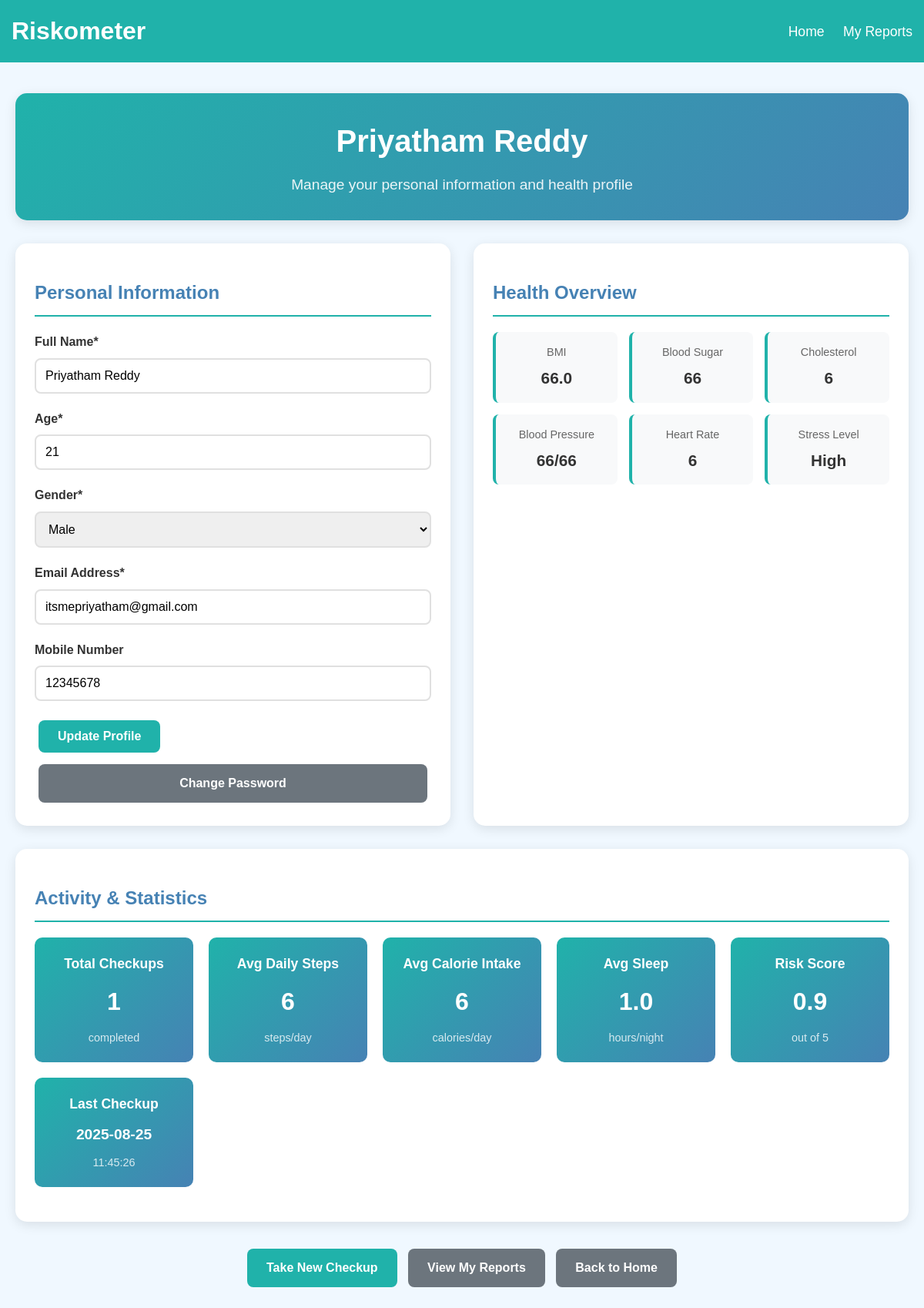
The app's page /my_profile (signed in) with its own data.
### tables this page shows
CREATE TABLE "Users" (
    id INTEGER PRIMARY KEY,
    name VARCHAR(100) NOT NULL,
    age INT NOT NULL,
    email VARCHAR(100) NOT NULL UNIQUE,
    mobile_number VARCHAR(15) NOT NULL UNIQUE,
    password VARCHAR(255) NOT NULL
, gender TEXT);

CREATE TABLE CheckupData (
    checkup_id INTEGER PRIMARY KEY AUTOINCREMENT,
    user_id INTEGER,
    age INTEGER,
    gender INTEGER,
    rbc_count REAL,
    wbc_count REAL,
    systole INTEGER,
    diastole INTEGER,
    heart_rate INTEGER,
    allergies INTEGER,
    blood_sugar REAL,
    bmi REAL,
    cholesterol REAL,
    glucose_mean REAL,
    hemoglobin_mean REAL,
    steps_per_day INTEGER,
    calorie_intake INTEGER,
    smoking INTEGER,
    alcohol INTEGER,
    sleep_pattern INTEGER,
    num_claims INTEGER,
    service_type TEXT,
    diagnosis_code TEXT,
    procedure_code TEXT,
    cost_of_service REAL,
    procedure_codes TEXT,
    created_at TEXT DEFAULT (datetime('now'))
, hospital_id INTEGER);

CREATE TABLE ResultData (
    report_id INTEGER PRIMARY KEY AUTOINCREMENT,
    user_id INTEGER,
    stress_level TEXT,
    diseases TEXT,
    risk_score REAL,
    predicted_los REAL,
    readmission_prob REAL,
    readmission_label TEXT,
    created_at TEXT DEFAULT (datetime('now'))
);

### app.py (the view, shortened to what this page needs)
@app.route('/my_profile', methods=['GET', 'POST'])
def my_profile():
    if 'user_id' not in session:
        return redirect(url_for('login'))
    user_id = session.get('user_id')
    conn = sqlite3.connect('database.db')
    cursor = conn.cursor()
    cursor.execute('SELECT name, age, gender, email, mobile_number FROM Users WHERE id = ?', (user_id,))
    user_data = cursor.fetchone()
    health_stats = get_user_health_stats(user_id, cursor)
    activity_summary = get_user_activity_summary(user_id, cursor)
    conn.close()
    return render_template('my_profile.html',
                         user_data=user_data,
                         health_stats=health_stats,
                         activity_summary=activity_summary)

### templates/my_profile.html (shortened to what this page needs)
<!DOCTYPE html>
<html lang="en">
<head>
</head>
<body>
    <header>
        <a href="{{ url_for('index') }}" class="brand">Riskometer</a>
        <nav>
            <a href="{{ url_for('home') }}" class="nav-link">Home</a>
            <a href="{{ url_for('my_reports') }}" class="nav-link">My Reports</a>
        </nav>
    </header>
    <div class="container">
        <div class="profile-header">
            <h1>{{ user_data[0] if user_data else 'User' }}</h1>
            <p>Manage your personal information and health profile</p>
        </div>
        <div class="profile-content">
            <div class="profile-section">
                <h2>Personal Information</h2>
                <form method="POST">
                    <div class="form-group">
                        <label for="name">Full Name*</label>
                        <input type="text" id="name" name="name" value="{{ user_data[0] if user_data else '' }}" required>
                    </div>
                    <div class="form-group">
                        <label for="age">Age*</label>
                        <input type="number" id="age" name="age" value="{{ user_data[1] if user_data else '' }}" min="1" max="120" required>
                    </div>
                    <div class="form-group">
                        <label for="gender">Gender*</label>
                        <select id="gender" name="gender" required>
                            <option value="Male" {% if user_data and user_data[2] == 'Male' %}selected{% endif %}>Male</option>
                        </select>
                    </div>
                    <div class="form-group">
                        <label for="email">Email Address*</label>
                        <input type="email" id="email" name="email" value="{{ user_data[3] if user_data else '' }}" required>
                    </div>
                    <div class="form-group">
                        <label for="mobile_number">Mobile Number</label>
                        <input type="tel" id="mobile_number" name="mobile_number" value="{{ user_data[4] if user_data else '' }}">
                    </div>
                    <button type="submit" class="btn btn-primary">Update Profile</button>
                    <a href="{{ url_for('change_password') }}" class="btn btn-secondary" style="margin-top: 10px; display: block; text-align: center;">Change Password</a>
                </form>
            </div>
            <div class="profile-section">
                <h2>Health Overview</h2>
                {% if health_stats and health_stats.latest_health %}
                <div class="health-indicators">
                    <div class="health-indicator">
                        <div class="label">BMI</div>
                        <div class="value">{{ "%.1f"|format(health_stats.latest_health[0]) if health_stats.latest_health[0] else "N/A" }}</div>
                    </div>
                    <div class="health-indicator">
                        <div class="label">Blood Sugar</div>
                        <div class="value">{{ "%.0f"|format(health_stats.latest_health[1]) if health_stats.latest_health[1] else "N/A" }}</div>
                    </div>
                    <div class="health-indicator">
                        <div class="label">Cholesterol</div>
                        <div class="value">{{ "%.0f"|format(health_stats.latest_health[2]) if health_stats.latest_health[2] else "N/A" }}</div>
                    </div>
                    <div class="health-indicator">
                        <div class="label">Blood Pressure</div>
                        <div class="value">
                            {% if health_stats.latest_health[3] and health_stats.latest_health[4] %}
                                {{ health_stats.latest_health[3] }}/{{ health_stats.latest_health[4] }}
                            {% else %}
                                N/A
                            {% endif %}
                        </div>
                    </div>
                    <div class="health-indicator">
                        <div class="label">Heart Rate</div>
                        <div class="value">{{ health_stats.latest_health[5] if health_stats.latest_health[5] else "N/A" }}</div>
                    </div>
                    {% if health_stats.latest_risk %}
                    <div class="health-indicator">
                        <div class="label">Stress Level</div>
                        <div class="value">{{ health_stats.latest_risk[0] if health_stats.latest_risk[0] else "N/A" }}</div>
                    </div>
                    {% endif %}
                </div>
                {% else %}
                <p style="text-align: center; color: #666; font-style: italic;">
                    No health data available. <a href="{{ url_for('checkup') }}" style="color: #20b2aa;">Take your first checkup</a> to see your health overview.
                </p>
                {% endif %}
            </div>
        </div>
        <div class="profile-section full-width">
            <h2>Activity & Statistics</h2>
            <div class="stats-grid">
                <div class="stat-card">
                    <h3>Total Checkups</h3>
                    <div class="value">{{ health_stats.total_checkups if health_stats else 0 }}</div>
                    <div class="unit">completed</div>
                </div>
                {% if activity_summary %}
                <div class="stat-card">
                    <h3>Avg Daily Steps</h3>
                    <div class="value">{{ "{:,}".format(activity_summary.avg_steps) if activity_summary.avg_steps else "0" }}</div>
                    <div class="unit">steps/day</div>
                </div>
                <div class="stat-card">
                    <h3>Avg Calorie Intake</h3>
                    <div class="value">{{ "{:,}".format(activity_summary.avg_calories) if activity_summary.avg_calories else "0" }}</div>
                    <div class="unit">calories/day</div>
                </div>
                <div class="stat-card">
                    <h3>Avg Sleep</h3>
                    <div class="value">{{ activity_summary.avg_sleep if activity_summary.avg_sleep else "0" }}</div>
                    <div class="unit">hours/night</div>
                </div>
                {% endif %}
                {% if health_stats and health_stats.latest_risk %}
                <div class="stat-card">
                    <h3>Risk Score</h3>
                    <div class="value">{{ "%.1f"|format(health_stats.latest_risk[1]) if health_stats.latest_risk[1] else "N/A" }}</div>
                    <div class="unit">out of 5</div>
                </div>
                {% endif %}
                {% if activity_summary and activity_summary.last_checkup %}
                <div class="stat-card">
                    <h3>Last Checkup</h3>
                    <div class="value" style="font-size: 1.2em;">{{ activity_summary.last_checkup.split(' ')[0] if activity_summary.last_checkup else "Never" }}</div>
                    <div class="unit">{{ activity_summary.last_checkup.split(' ')[1] if activity_summary.last_checkup and ' ' in activity_summary.last_checkup else "" }}</div>
                </div>
                {% endif %}
            </div>
        </div>
        <div style="text-align: center; margin-top: 30px;">
            <a href="{{ url_for('checkup') }}" class="btn btn-primary">Take New Checkup</a>
            <a href="{{ url_for('my_reports') }}" class="btn btn-secondary">View My Reports</a>
            <a href="{{ url_for('home') }}" class="btn btn-secondary">Back to Home</a>
        </div>
    </div>
</body>
</html>

### templates/my_profile.html (style rules this page uses)
body { font-family: Arial, sans-serif; background-color: #f0f8ff; margin: 0; padding: 0; line-height: 1.6; }
header { background-color: #20b2aa; padding: 15px; display: flex; justify-content: space-between; align-items: center; color: #fff; }
header .brand { font-size: 2em; font-weight: bold; text-decoration: none; color: #ffffff; }
.nav-link { color: #ffffff; text-decoration: none; margin-left: 20px; font-size: 1.1em; transition: color 0.3s ease; }
.container { max-width: 1200px; margin: 20px auto; padding: 20px; }
.profile-header { background: linear-gradient(135deg, #20b2aa, #4682b4); color: white; padding: 30px; border-radius: 15px; text-align: center; margin-bottom: 30px; box-shadow: 0 4px 15px rgba(0, 0, 0, 0.1); }
.profile-header h1 { margin: 0 0 10px 0; font-size: 2.5em; }
.profile-header p { margin: 0; font-size: 1.2em; opacity: 0.9; }
.profile-content { display: grid; grid-template-columns: 1fr 1fr; gap: 30px; margin-bottom: 30px; }
.profile-section { background: white; padding: 25px; border-radius: 15px; box-shadow: 0 4px 15px rgba(0, 0, 0, 0.1); }
.profile-section h2 { color: #4682b4; margin-bottom: 20px; font-size: 1.5em; border-bottom: 2px solid #20b2aa; padding-bottom: 10px; }
.form-group { margin-bottom: 20px; }
.form-group label { display: block; font-weight: bold; margin-bottom: 8px; color: #333; }
.form-group input, .form-group select { width: 100%; padding: 12px; border: 2px solid #e0e0e0; border-radius: 8px; font-size: 1em; transition: border-color 0.3s ease; box-sizing: border-box; }
.stats-grid { display: grid; grid-template-columns: repeat(auto-fit, minmax(200px, 1fr)); gap: 20px; margin-bottom: 20px; }
.stat-card { background: linear-gradient(135deg, #20b2aa, #4682b4); color: white; padding: 20px; border-radius: 10px; text-align: center; }
.stat-card h3 { margin: 0 0 10px 0; font-size: 1.1em; }
.stat-card .value { font-size: 2em; font-weight: bold; margin: 10px 0; }
.stat-card .unit { font-size: 0.9em; opacity: 0.8; }
.health-indicators { display: grid; grid-template-columns: repeat(auto-fit, minmax(150px, 1fr)); gap: 15px; }
.health-indicator { background: #f8f9fa; padding: 15px; border-radius: 8px; text-align: center; border-left: 4px solid #20b2aa; }
.health-indicator .label { font-size: 0.9em; color: #666; margin-bottom: 5px; }
.health-indicator .value { font-size: 1.3em; font-weight: bold; color: #333; }
.btn { padding: 12px 25px; border: none; border-radius: 8px; font-size: 1em; font-weight: bold; cursor: pointer; text-decoration: none; display: inline-block; transition: all 0.3s ease; margin: 5px; }
.btn-primary { background-color: #20b2aa; color: white; }
.btn-secondary { background-color: #6c757d; color: white; }
.full-width { grid-column: 1 / -1; }

### records on screen
Users: name "Priyatham Reddy", age "21", gender "Male", email "itsmepriyatham@gmail.com", mobile_number "12345678"
CheckupData: bmi "66.0", blood_sugar "66", cholesterol "6", systole "66", diastole "66", heart_rate "6", last_checkup "2025-08-25", last_checkup "11:45:26"
ResultData: stress_level "High", risk_score "0.9"

### other values on screen
{{ health_stats.total_checkups if health_stats else 0 }} "1"
{{ activity_summary.avg_sleep if activity_summary.avg_sleep else "0" }} "1.0"
